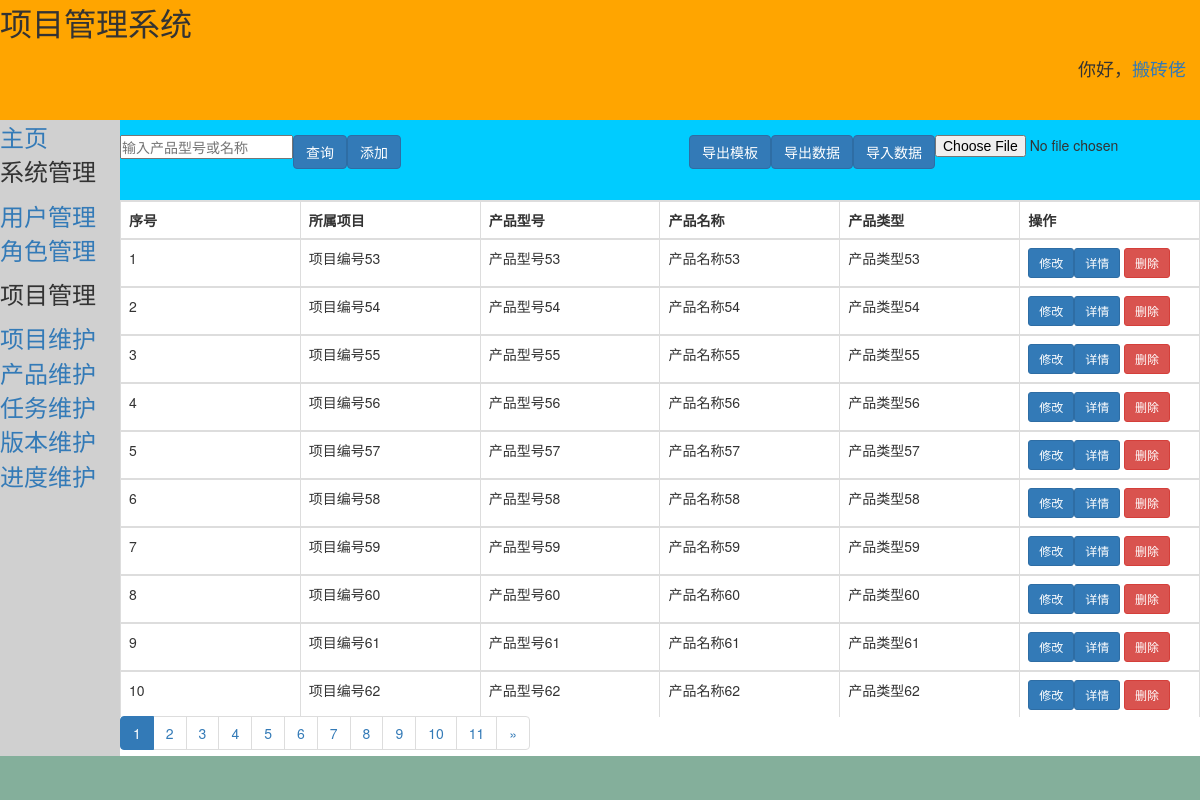
Before: /project/product/ (signed in) with the older database file.
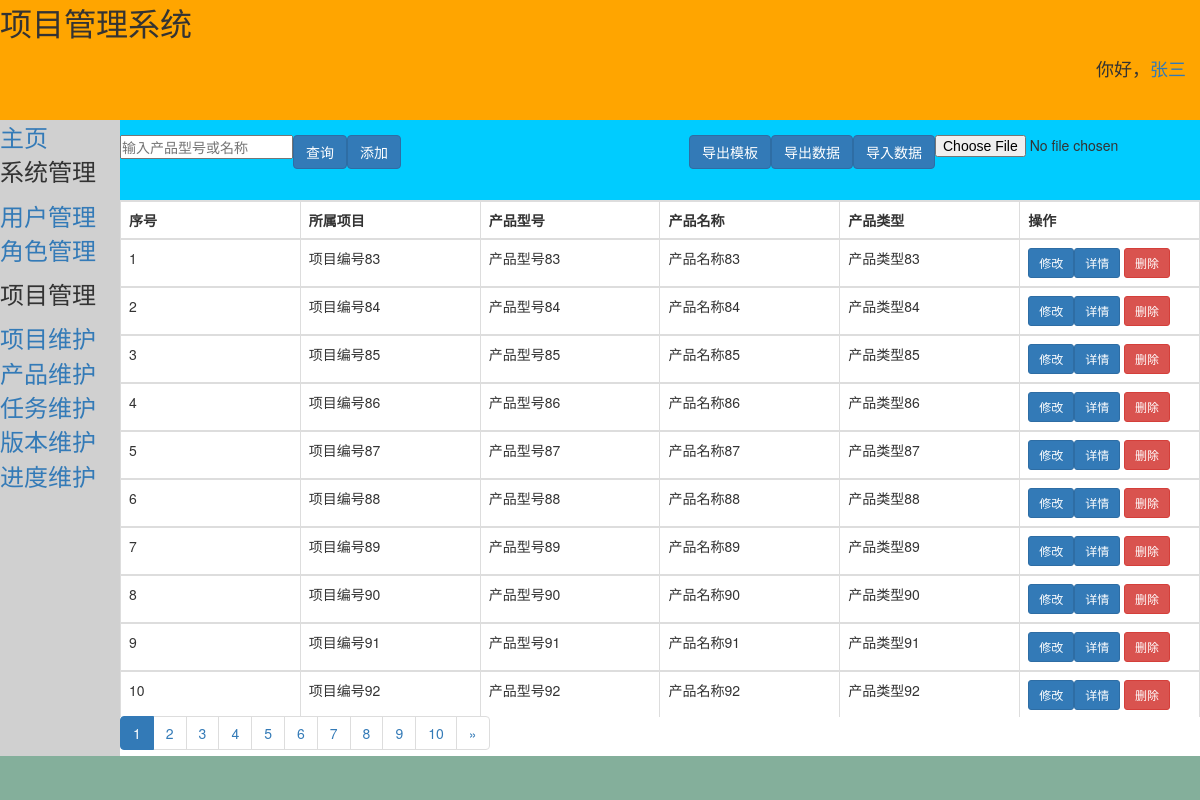
After: the same page with the newer database file.
### login/models.py (models this page shows)
class User(AbstractUser):
    area = models.CharField(max_length=20, verbose_name='地区')
    class Meta:
        verbose_name = '用户'
        verbose_name_plural = '用户'
        ordering = ['id']

### project/models.py (models this page shows)
class Product(models.Model):
    projects = models.ForeignKey(
        Project,
        to_field='project_num',
        on_delete=models.CASCADE,
        related_name='to_product',
        verbose_name='所属项目', )
    product_model = models.CharField(max_length=30, unique=True, primary_key=True, verbose_name='产品型号')
    product_name = models.CharField(max_length=30, verbose_name='产品名称')
    product_type = models.CharField(max_length=20, verbose_name='产品类型')
    create_time = models.DateTimeField(auto_now_add=timezone.now, verbose_name='创建时间')
    class Meta:
        verbose_name = '产品'
        verbose_name_plural = '产品'
        ordering = ['-create_time']

class Project(models.Model):
    project_num = models.CharField(max_length=30, unique=True, primary_key=True, verbose_name='项目编号')
    project_name = models.CharField(max_length=30, verbose_name='项目名称')
    project_manager = models.CharField(max_length=20, verbose_name='项目经理')
    create_time = models.DateTimeField(auto_now_add=timezone.now, verbose_name='创建时间')
    class Meta:
        verbose_name = '项目'
        verbose_name_plural = '项目'

### project/views.py (the view)
# urls.py: path('product/', views.product, name='product'),
@login_required
def product(request):
    del_id = request.GET.get('del_id', '')
    page = request.GET.get('page', 1)
    search_data = request.GET.get('search', '')
    detail = request.GET.get('detail', '')
    if del_id:     # 删除数据
        Product.objects.get(product_model=del_id).delete()
        red_path = '?page='+str(page)
        return HttpResponseRedirect(reverse('project:product')+red_path)
    if search_data:   # 模糊查询
        product_list = Product.objects.filter(
            Q(product_model__contains=search_data)|Q(product_name__contains=search_data)
        )
    elif detail:
        product_list = Product.objects.filter(projects__project_num=detail)
    else:
        product_list = Product.objects.all()    # 查询全部数据
    count_page = 10    # 按每页count_page条数据分页
    paginator = Paginator(product_list, count_page)
    start = (int(page)-1)*count_page
    try:
        product_data = paginator.page(page)
    except PageNotAnInteger:
        product_data = paginator.page(1)
    except EmptyPage:
        product_data = paginator.page(paginator.num_pages)
    context = {
        'product_data': product_data,
        'start': start,
        'search_data': search_data,
        'username': request.user.first_name,
    }
    return render(request, 'project/product.html', context)

### project/templates/project/product.html (shortened to what this page needs)
{% extends 'login/base.html' %}
    {% block rightup %}
    <form action="{% url 'project:product_import'%}" method="post" enctype="multipart/form-data" role="form">
        <div class="form-group">
        <input type="file" name="product_file" required style="display:inline-block;float: right;">
        <button type="submit" class="btn btn-primary" style="display:inline-block;float: right;">导入数据</button>
        </div>
    </form>
    <form action="" method="get" role="form">
        <div class="form-group">
        <input type="text" name="search" required style="display:inline-block;float:left;" placeholder="输入产品型号或名称">
        <button type="submit" class="btn btn-primary" style="display:inline-block;float:left;">查询</button>
        </div>
    </form>
    <a href="{% url 'project:product_download' 1 %}">
        <button class="btn btn-primary" type="button" style="display:inline-block;float: right;">导出数据</button>
    </a>
    <a href="{% url 'project:product_download' 2 %}">
        <button class="btn btn-primary" type="button" style="display:inline-block;float: right;">导出模板</button>
    </a>
    <button class="btn btn-primary" data-toggle="modal" data-target="#add" style="display:inline-block;float: left;">添加</button>
    {% endblock rightup %}
    {% block right %}
    <table class="table table-hover table-bordered">
        <TR>
            <th>序号</th>
            <th>所属项目</th>
            <th>产品型号</th>
            <th>产品名称</th>
            <th>产品类型</th>
            <th>操作</th>
        </TR>
        {% for product in product_data %}
            <TR>
                <TD>{{forloop.counter|add:start}}</TD>
                <td>{{product.projects.project_num}}</td>
                <TD>{{product.product_model}}</TD>
                <TD>{{product.product_name}}</TD>
                <TD>{{product.product_type}}</TD>
                <TD>
                    <button class="btn btn-primary btn-sm" >
                        <a href="/project/task?detail={{product.to_task.all.0.task_num}}" style="color:white;">详情</a>
                    </button>
                    <button class="btn btn-danger btn-sm" data-toggle="modal" data-target="#my{{product.product_model}}">删除</button>
                    <button class="btn btn-primary btn-sm" data-toggle="modal" data-target="#{{product.product_model}}" style="display:inline-block;float: left;">修改</button>
                </TD>
            </TR>
        {% endfor%}
    </table>
    {% endblock right %}
 {% block rightdown %}
    <nav aria-label="Page navigation">
        <ul class="pagination">
            {% for pg in product_data.paginator.page_range %}
                {% if product_data.number == pg %}
                    <li class="active">
                        <a href="?search={{search_data}}&page={{pg}}">{{pg}}</a>
                    </li>
                {% else %}
                    <li>
                        <a href="?search={{search_data}}&page={{pg}}">{{pg}}</a>
                    </li>
                {% endif %}
            {% endfor %}
            {% if product_data.has_next %}
                <li>
                    <a href="?page={{product_data.next_page_number}}&search={{search_data}}" aria-label="Next">
                        <span aria-hidden="true">&raquo;</span>
                    </a>
                </li>
            {% endif %}
        </ul>
    </nav>
{% endblock rightdown %}

### login/templates/login/base.html (shortened to what this page needs)
<!DOCTYPE html>
{% load static %}
<html lang="en">
<head>
    <link rel="stylesheet" href="{% static 'bootstrap-3.3.7-dist/css/bootstrap.min.css' %}">
</head>
<body>
        <div class="top">
            <p><font size="6">项目管理系统</font></p>
            <p align="right"><font size="4">你好，<a href="#">{{username}}</a></font>&emsp;</p>
        </div>
		<div class="left">
            <font size="5">
                <a href="{% url 'login:homepage' %}" >主页</a>
                <p>系统管理</p>
                <ul>
                    <li><a href="{% url 'system:user' %}">用户管理</a></li>
                    <li><a href="{% url 'system:role' %}">角色管理</a></li>
                </ul>
            <p>项目管理</p>
                <ul>
                    <li><a href="{% url 'project:project' %}">项目维护</a></li>
                    <li><a href="{% url 'project:product' %}">产品维护</a></li>
                    <li><a href="{% url 'project:task' %}">任务维护</a></li>
                    <li><a href="{% url 'project:vision' %}">版本维护</a></li>
                    <li><a href="{% url 'project:progress' %}">进度维护</a></li>
                </ul>
            </font>
        </div>
		<div class="rightup">
            <div class="inner">
                {% block rightup %}
                {% endblock rightup %}
            </div>
        </div>
		<div class="right">
            <div class="inner">
                {% block right %}
                {% endblock right %}
            </div>
        </div>
        <div class="rightdown">
            <div class="inner">
                {% block rightdown %}
                {% endblock rightdown %}
            </div>
        </div>
		<div class="bottom"></div>
</body>
</html>

Changed rows visible on the page:
no longer on this page (row edited): Product: projects.project_num "项目编号53", product_model "产品型号53", product_name "产品名称53", product_type "产品类型53"
no longer on this page (row edited): Product: projects.project_num "项目编号54", product_model "产品型号54", product_name "产品名称54", product_type "产品类型54"
no longer on this page (row edited): Product: projects.project_num "项目编号55", product_model "产品型号55", product_name "产品名称55", product_type "产品类型55"
no longer on this page (row edited): Product: projects.project_num "项目编号56", product_model "产品型号56", product_name "产品名称56", product_type "产品类型56"
no longer on this page (row edited): Product: projects.project_num "项目编号57", product_model "产品型号57", product_name "产品名称57", product_type "产品类型57"
no longer on this page (row edited): Product: projects.project_num "项目编号58", product_model "产品型号58", product_name "产品名称58", product_type "产品类型58"
no longer on this page (row edited): Product: projects.project_num "项目编号59", product_model "产品型号59", product_name "产品名称59", product_type "产品类型59"
no longer on this page (row edited): Product: projects.project_num "项目编号60", product_model "产品型号60", product_name "产品名称60", product_type "产品类型60"
no longer on this page (row edited): Product: projects.project_num "项目编号61", product_model "产品型号61", product_name "产品名称61", product_type "产品类型61"
no longer on this page (row edited): Product: projects.project_num "项目编号62", product_model "产品型号62", product_name "产品名称62", product_type "产品类型62"
changed User: first_name "搬砖佬" → "张三"
now on this page (row edited): Product: projects.project_num "项目编号83", product_model "产品型号83", product_name "产品名称83", product_type "产品类型83"
now on this page (row edited): Product: projects.project_num "项目编号84", product_model "产品型号84", product_name "产品名称84", product_type "产品类型84"
now on this page (row edited): Product: projects.project_num "项目编号85", product_model "产品型号85", product_name "产品名称85", product_type "产品类型85"
now on this page (row edited): Product: projects.project_num "项目编号86", product_model "产品型号86", product_name "产品名称86", product_type "产品类型86"
now on this page (row edited): Product: projects.project_num "项目编号87", product_model "产品型号87", product_name "产品名称87", product_type "产品类型87"
now on this page (row edited): Product: projects.project_num "项目编号88", product_model "产品型号88", product_name "产品名称88", product_type "产品类型88"
now on this page (row edited): Product: projects.project_num "项目编号89", product_model "产品型号89", product_name "产品名称89", product_type "产品类型89"
now on this page (row edited): Product: projects.project_num "项目编号90", product_model "产品型号90", product_name "产品名称90", product_type "产品类型90"
now on this page (row edited): Product: projects.project_num "项目编号91", product_model "产品型号91", product_name "产品名称91", product_type "产品类型91"
now on this page (row edited): Product: projects.project_num "项目编号92", product_model "产品型号92", product_name "产品名称92", product_type "产品类型92"
Other visible differences:
list line gone: "11"
